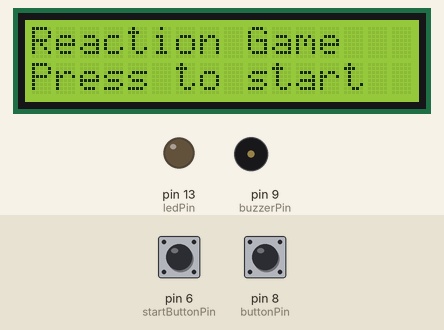
Bench run of a sketch on a simulated Arduino Uno, built with avr-gcc and run on an emulated ATmega328P. Parts: 16×2 character LCD, output pins drawn as LEDs (lit = HIGH), buzzer (waves = sounding). Inputs (shaded band) come from the test bench; at power-on: pin 6 (startButtonPin) HIGH, pin 8 (buttonPin) HIGH. Random numbers use the default seed unless the sketch sets one; what the sketch prints to the serial monitor is not drawn.

Above: at 1.2 s.
1.3 s: pin 6 (startButtonPin) pulled LOW for 0.15 s
At 1.7 s:
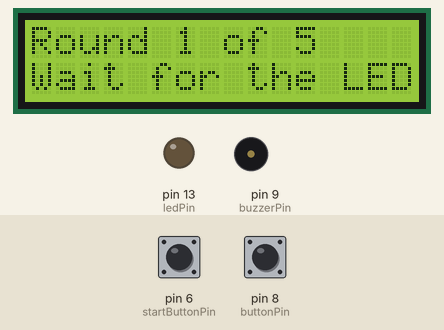
4.4 s: pin 8 (buttonPin) pulled LOW for 0.15 s
At 5.3 s:
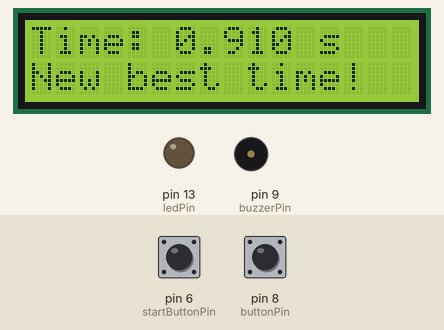
7.5 s: pin 8 (buttonPin) pulled LOW for 1 s
At 10.3 s:
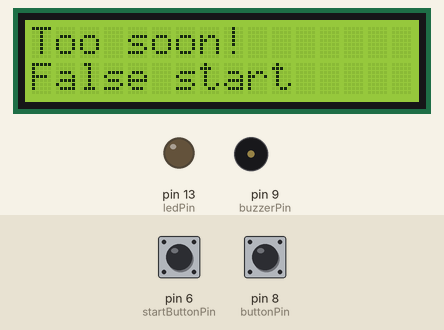
Timing chart, 0 to 40.2 s (numbered marks = the images above; inputs shaded):
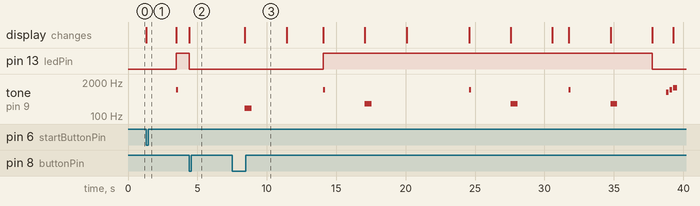

Measured:
- after the input at 1.3 s, pin 13 (ledPin): LOW → HIGH after 2.2 s; tone on pin 9 (buzzerPin): silent → 1000 Hz after 2.2 s, → silent 0.15 s later; the display: changes at once (image 1)
- after the input at 4.4 s, pin 13 (ledPin): HIGH → LOW at once

The sketch:

Basic_Reaction_Timer_LCD_V6.ino
```cpp
// Version 6: Reaction game with LCD display
// Adds LCD messages for rounds, reaction time, false starts, timeouts, and final stats
#include <LiquidCrystal.h>

LiquidCrystal lcd(12, 11, 5, 4, 3, 2);


int ledPin = 13;
int buttonPin = 8;
int startButtonPin = 6;
int replayButtonPin = 7;
int buzzerPin = 9;
int roundCount = 0;
double bestTime = 999.0;
double averageSum = 0.00;
int successfulRounds = 0;
void  setup()
{
Serial.begin(9600);
lcd.begin(16, 2);
pinMode (ledPin, OUTPUT);
pinMode (buttonPin, INPUT_PULLUP);
pinMode (startButtonPin, INPUT_PULLUP);
pinMode (replayButtonPin, INPUT_PULLUP);
pinMode (buzzerPin, OUTPUT);
randomSeed(analogRead(A0));  //Helps better randomize wait times
}


void  loop()
{
  if (roundCount == 0) {
  digitalWrite(ledPin , LOW);
  lcd.clear();
    lcd.setCursor(0,0);
    lcd.print("Reaction Game");
    lcd.setCursor(0,1);
    lcd.print("Press to start");

  while (digitalRead(startButtonPin) == HIGH) {


  }
  }

  if (roundCount >= 5){

   if (successfulRounds > 0) {
    digitalWrite(ledPin, LOW);
    double average = averageSum / successfulRounds;
    lcd.clear();
    lcd.setCursor(0, 0);
    lcd.print("Game Over!");
    delay(1000);


    Serial.println("Game Over!");

    tone(buzzerPin, 800, 200);
    delay(250);
    tone(buzzerPin, 1000, 200);
    delay(250);
    tone(buzzerPin, 1200, 300);

    lcd.clear();
    lcd.print("Best Time:");
    lcd.print(bestTime, 3);
    lcd.print("s");
    lcd.setCursor(0, 1);
    lcd.print("Avg:");
    lcd.print(average, 3);
    lcd.print("s");

    delay(5000);

    lcd.clear();
    lcd.setCursor(0,0);
    lcd.print("Play again?");

    Serial.print("Best Time: "); //Ends Game after 5 rounds and prints best time
    Serial.print(bestTime, 3);
    Serial.println(" s");
    Serial.print("Average Reaction Time: ");
    Serial.print(average, 3);
    Serial.println(" s");
    while(digitalRead(replayButtonPin) == HIGH){   //Reset Game Mechanic
      if(digitalRead(replayButtonPin) == LOW) {
        roundCount = 0;
        bestTime = 999.0;
        averageSum = 0.00;
        successfulRounds = 0;
        return;

      }

    }
   } else {
    lcd.clear();
    lcd.setCursor(0, 0);
    lcd.print("Game Over!");
    delay(1000);

    lcd.clear();
    lcd.print("Best Time: N/A");
    lcd.setCursor(0, 1);
    lcd.print("Avg: N/A");

    Serial.println("Game Over!");
    Serial.println("Best Time: no successful rounds");
    Serial.println("Average Reaction Time: no successful rounds");
    while(true){

    }

   }
  }
  lcd.clear();          //Begins new round
lcd.setCursor(0, 0);
lcd.print("Round ");
lcd.print(roundCount + 1);
lcd.print(" of 5");
lcd.setCursor(0, 1);
Serial.print("Round ");
Serial.print(roundCount + 1);
Serial.println(" of 5");

int waitTime = random(1000, 5000);
unsigned long waitStartTime = millis();
lcd.print("Wait for the LED...");
Serial.println("Wait for the LED...");
while (millis() - waitStartTime < waitTime) {
  if (digitalRead(buttonPin) == LOW) {
    lcd.clear();
    lcd.setCursor(0, 0);
    lcd.print("Too soon!");
    lcd.setCursor(0, 1);
    lcd.print("False start");

    Serial.println("False Start!");  //Detects False Start

    tone(buzzerPin, 200, 500);

    roundCount++;
    delay(3000);
    return;
  }
}
digitalWrite(ledPin, HIGH);

tone(buzzerPin, 1000, 150);

lcd.clear();
lcd.setCursor(0, 0);
lcd.print("GO!");

Serial.println("GO!");
unsigned long  startTime = millis();

while (digitalRead(buttonPin) == HIGH) {  //Runs while loop while button is not pressed
unsigned long  timePassed = millis() - startTime;
if (timePassed > 3000) {
    lcd.clear();
    lcd.setCursor(0, 0);
    lcd.print("Too slow!");
    lcd.setCursor(0, 1);
    lcd.print("Timeout");

  Serial.println("Too slow!");  //Detects delayed reaction greater than 3 seconds
  tone(buzzerPin, 300, 500);
    roundCount++;
    delay(3000);
    return;

  }

}
unsigned long  reactionTime = millis() - startTime;
double reactionSeconds = reactionTime / 1000.0;

averageSum = reactionSeconds + averageSum; //Adds reaction time from each round to average out at the end

digitalWrite(ledPin, LOW);
lcd.clear();
lcd.setCursor(0, 0);
lcd.print("Time: ");
lcd.print(reactionSeconds, 3);
lcd.print(" s");

Serial.print("Reaction Time: ");
Serial.print(reactionSeconds, 3);
Serial.println(" s");
if (reactionSeconds < bestTime) {
  lcd.setCursor(0,1);
  lcd.print("New best time!");
  Serial.println("New best time!");  //Reassigns best time if the reaction time is less than the global variable best time
  bestTime = reactionSeconds;
}
delay(4000);
successfulRounds++;
roundCount++;

}
```
